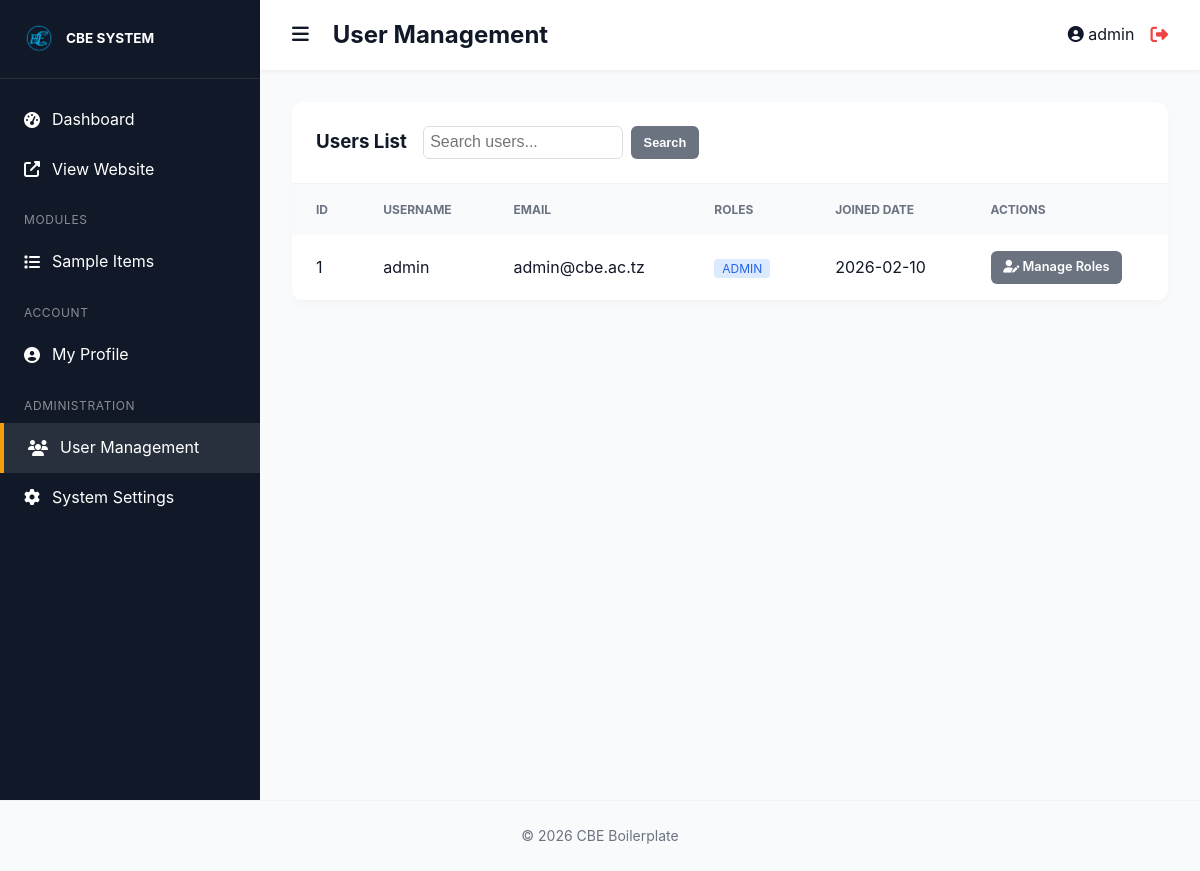
Page /modules/users/list.php?error=notfound (signed in) on the committed database.
### tables this page shows
CREATE TABLE `users` (
  `id` int(11) NOT NULL AUTO_INCREMENT,
  `username` varchar(50) NOT NULL,
  `email` varchar(100) NOT NULL,
  `password` varchar(255) NOT NULL,
  `created_at` timestamp NOT NULL DEFAULT current_timestamp(),
  PRIMARY KEY (`id`),
  UNIQUE KEY `email` (`email`),
  UNIQUE KEY `username` (`username`)
);

### config/auth.php (called while the page is built, shortened)
<?php
function is_logged_in()
{
    return isset($_SESSION['user_id']);
}
function has_role($role_name)
{
    return in_array($role_name, $_SESSION['roles'] ?? []);
}

### config/database.php (called while the page is built, shortened)
<?php
$settings = [];
function get_setting($key, $default = '')
{
     global $settings;
     return $settings[$key] ?? $default;
}

### public/modules/users/list.php (the view, shortened to what this page needs)
<?php
$page_title = 'User Management';
include __DIR__ . '/../../../includes/header.php';
require_once __DIR__ . '/../../../config/database.php';
$search = $_GET['search'] ?? '';
if (!empty($search)) {
    $stmt = $pdo->prepare("SELECT u.*, GROUP_CONCAT(r.name) as roles_list
                           FROM users u
                           LEFT JOIN user_roles ur ON u.id = ur.user_id
                           LEFT JOIN roles r ON ur.role_id = r.id
                           WHERE u.username LIKE ? OR u.email LIKE ?
                           GROUP BY u.id
                           ORDER BY u.created_at DESC");
    $stmt->execute(["%$search%", "%$search%"]);
} else {
    $stmt = $pdo->query("SELECT u.*, GROUP_CONCAT(r.name) as roles_list
                         FROM users u
                         LEFT JOIN user_roles ur ON u.id = ur.user_id
                         LEFT JOIN roles r ON ur.role_id = r.id
                         GROUP BY u.id
                         ORDER BY u.created_at DESC");
}
$users = $stmt->fetchAll();
?>
<div class="card">
    <div class="card-header">
        <div style="display: flex; gap: 1rem; align-items: center; flex-wrap: wrap;">
            <h3>Users List</h3>
            <form action="" method="GET" style="display: flex; gap: 0.5rem; margin-left: auto;">
                <input type="text" name="search" value="<?php echo htmlspecialchars($search); ?>"
                    placeholder="Search users..." class="form-control" style="width: 200px; padding: 0.4rem;">
                <button type="submit" class="btn btn-secondary btn-sm" style="width: auto;">Search</button>
            </form>
        </div>
    </div>
    <div class="table-responsive">
        <table>
            <thead>
                <tr>
                    <th>ID</th>
                    <th>Username</th>
                    <th>Email</th>
                    <th>Roles</th>
                    <th>Joined Date</th>
                    <th>Actions</th>
                </tr>
            </thead>
            <tbody>
                <?php foreach ($users as $user): ?>
                    <tr>
                        <td>
                            <?php echo $user['id']; ?>
                        </td>
                        <td>
                            <?php echo htmlspecialchars($user['username']); ?>
                        </td>
                        <td>
                            <?php echo htmlspecialchars($user['email']); ?>
                        </td>
                        <td>
                            <?php
                            $roles = explode(',', $user['roles_list'] ?? 'user');
                            foreach ($roles as $role):
                                $class = ($role == 'admin') ? 'bg-primary-light' : 'bg-success-light';
                                ?>
                                <span style="padding: 2px 8px; border-radius: 4px; font-size: 0.75rem; margin-right: 4px;"
                                    class="<?php echo $class; ?>">
                                    <?php echo strtoupper($role); ?>
                                </span>
                            <?php endforeach; ?>
                        </td>
                        <td>
                            <?php echo date('Y-m-d', strtotime($user['created_at'])); ?>
                        </td>
                        <td>
                            <a href="edit.php?id=<?php echo $user['id']; ?>" class="btn btn-secondary btn-sm"><i
                                    class="fas fa-user-edit"></i> Manage Roles</a>
                        </td>
                    </tr>
                <?php endforeach; ?>
            </tbody>
        </table>
    </div>
</div>
<?php include __DIR__ . '/../../../includes/footer.php'; ?>

### includes/header.php (shortened to what this page needs)
<?php
require_once __DIR__ . '/../config/database.php';
require_once __DIR__ . '/../config/auth.php';
?>
<!DOCTYPE html>
<html lang="en">
<head>
    <link rel="stylesheet" href="/assets/css/main.css">
    <link rel="stylesheet" href="https://cdnjs.cloudflare.com/ajax/libs/font-awesome/6.4.0/css/all.min.css">
</head>
<body class="<?php echo $body_class ?? ''; ?>">
    <?php if (is_logged_in() && !isset($plain_layout)): ?>
        <div class="app-container">
            <?php include __DIR__ . '/sidebar.php'; ?>
            <main class="content-area">
                <header class="top-nav">
                    <div class="nav-left">
                        <button id="sidebar-toggle"><i class="fas fa-bars"></i></button>
                        <h2>
                            <?php echo $page_title ?? 'Dashboard'; ?>
                        </h2>
                    </div>
                    <div class="nav-right">
                        <div class="user-profile">
                            <span><i class="fas fa-user-circle"></i>
                                <?php echo $_SESSION['username']; ?>
                            </span>
                            <a href="/logout.php" class="btn-logout"><i class="fas fa-sign-out-alt"></i></a>
                        </div>
                    </div>
                </header>
                <div class="main-content">
                <?php endif; ?>

### includes/sidebar.php
<?php
$current_page = basename($_SERVER['PHP_SELF']);
?>
<aside class="sidebar">
    <div class="sidebar-header">
        <img src="/assets/images/CBE_Logo2.png" alt="Logo" style="width: 30px; height: auto; border-radius: 4px;">
        <span style="font-size: 0.85rem;"><?php echo strtoupper(get_setting('system_name', 'CBE SYSTEM')); ?></span>
    </div>
    <nav class="sidebar-nav">
        <ul>
            <li class="<?php echo $current_page == 'dashboard.php' ? 'active' : ''; ?>">
                <a href="/dashboard.php"><i class="fas fa-tachometer-alt"></i> Dashboard</a>
            </li>
            <li class="<?php echo $current_page == 'index.php' ? 'active' : ''; ?>">
                <a href="/index.php"><i class="fas fa-external-link-alt"></i> View Website</a>
            </li>
            <li class="nav-label">Modules</li>
            <li class="<?php echo strpos($_SERVER['PHP_SELF'], 'modules/sample_items') !== false ? 'active' : ''; ?>">
                <a href="/modules/sample_items/list.php"><i class="fas fa-list"></i> Sample Items</a>
            </li>
            <li class="nav-label">Account</li>
            <li class="<?php echo $current_page == 'profile.php' ? 'active' : ''; ?>">
                <a href="/profile.php"><i class="fas fa-user-circle"></i> My Profile</a>
            </li>
            <?php if (has_role('admin')): ?>
                <li class="nav-label">Administration</li>
                <li class="<?php echo strpos($_SERVER['PHP_SELF'], 'modules/users') !== false ? 'active' : ''; ?>">
                    <a href="/modules/users/list.php"><i class="fas fa-users"></i> User Management</a>
                </li>
                <li class="<?php echo $current_page == 'settings.php' ? 'active' : ''; ?>">
                    <a href="/settings.php"><i class="fas fa-cog"></i> System Settings</a>
                </li>
            <?php endif; ?>
        </ul>
    </nav>
</aside>

### includes/footer.php (shortened to what this page needs)
<?php if (is_logged_in() && !isset($plain_layout)): ?>
    </div>
    </main>
    </div>
<?php endif; ?>
<footer
    style="text-align: center; padding: 1.5rem; color: #6b7280; font-size: 0.875rem; border-top: 1px solid #f3f4f6; margin-top: auto;">
    <?php echo get_setting('footer_text', '© 2026 CBE Boilerplate'); ?>
</footer>
</body>
</html>

### public/assets/css/main.css (style rules this page uses)
* { box-sizing: border-box; margin: 0; padding: 0; }
body { font-family: var(--font_family); background-color: var(--background); color: var(--text); line-height: 1.6; }
a { text-decoration: none; color: inherit; }
ul { list-style: none; }
.form-control { width: 100%; padding: 0.75rem; border: 1px solid #ddd; border-radius: 6px; font-size: 1rem; }
.btn { display: inline-block; padding: 0.75rem 1.5rem; border-radius: 6px; border: none; cursor: pointer; font-weight: 600; transition: all 0.3s ease; }
.app-container { display: flex; min-height: 100vh; }
.sidebar { width: 260px; background-color: var(--sidebar); color: var(--light_text); display: flex; flex-direction: column; transition: all 0.3s ease; }
.sidebar-header { padding: 1.5rem; font-size: 1.25rem; font-weight: 700; display: flex; align-items: center; gap: 0.75rem; border-bottom: 1px solid rgba(255, 255, 255, 0.1); }
.sidebar-nav { flex-grow: 1; padding: 1rem 0; }
.nav-label { padding: 1rem 1.5rem 0.5rem; font-size: 0.75rem; text-transform: uppercase; letter-spacing: 0.05em; opacity: 0.5; }
.sidebar-nav a { display: flex; align-items: center; padding: 0.75rem 1.5rem; gap: 0.75rem; transition: all 0.2s; }
.sidebar-nav a:hover, .sidebar-nav li.active a { background-color: rgba(255, 255, 255, 0.1); border-left: 4px solid var(--accent); }
.content-area { flex-grow: 1; display: flex; flex-direction: column; }
.top-nav { height: 70px; background: white; display: flex; justify-content: space-between; align-items: center; padding: 0 2rem; box-shadow: 0 2px 4px rgba(0, 0, 0, 0.05); }
.nav-left { display: flex; align-items: center; gap: 1.5rem; }
#sidebar-toggle { background: none; border: none; font-size: 1.2rem; cursor: pointer; color: var(--text); }
.user-profile { display: flex; align-items: center; gap: 1rem; }
.btn-logout { color: #ef4444; font-size: 1.1rem; }
.main-content { padding: 2rem; flex-grow: 1; }
.bg-primary-light { background: #dbeafe; color: var(--primary); }
.card { background: white; border-radius: 12px; box-shadow: 0 4px 6px rgba(0, 0, 0, 0.02); overflow: hidden; }
.card-header { padding: 1.5rem; border-bottom: 1px solid #f3f4f6; display: flex; justify-content: space-between; align-items: center; }
.table-responsive { overflow-x: auto; }
table { width: 100%; border-collapse: collapse; }
th { text-align: left; padding: 1rem 1.5rem; background: #f9fafb; font-size: 0.75rem; text-transform: uppercase; color: #6b7280; }
td { padding: 1rem 1.5rem; border-bottom: 1px solid #f3f4f6; }
.btn-sm { padding: 0.4rem 0.8rem; font-size: 0.8rem; }
.btn-secondary { background-color: #6b7280; color: white; }
.main-content { animation: fadeIn 0.3s ease-out; }
html { scroll-behavior: smooth; }

### rows in the picture
users: id "1", username "admin", email "admin@cbe.ac.tz", role "ADMIN", created_at "2026-02-10"

### other values in the picture
get_setting('system_name', 'CBE SYSTEM') "CBE SYSTEM"
$page_title "User Management"
$_SESSION['username'] "admin"
get_setting('footer_text', '© 2026 CBE Boilerplate') "© 2026 CBE Boilerplate"
